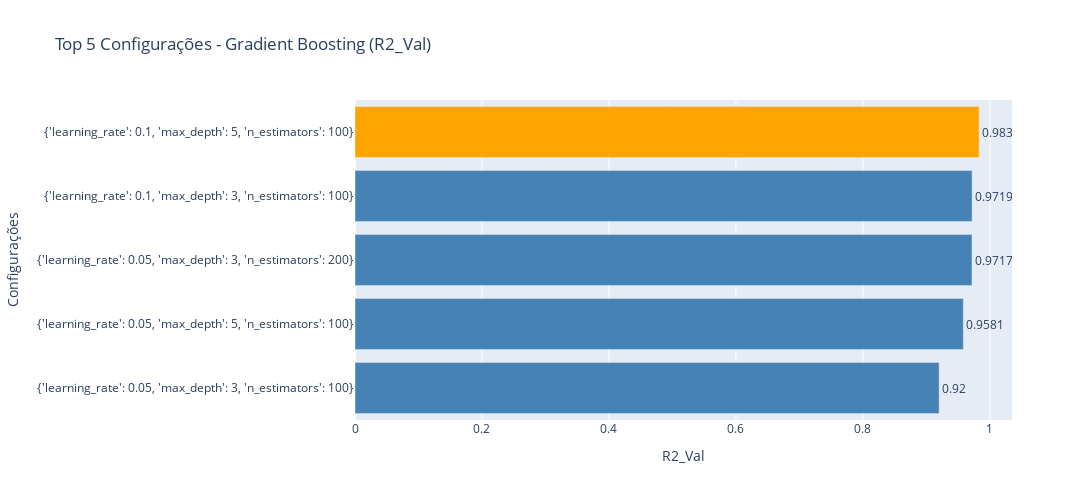
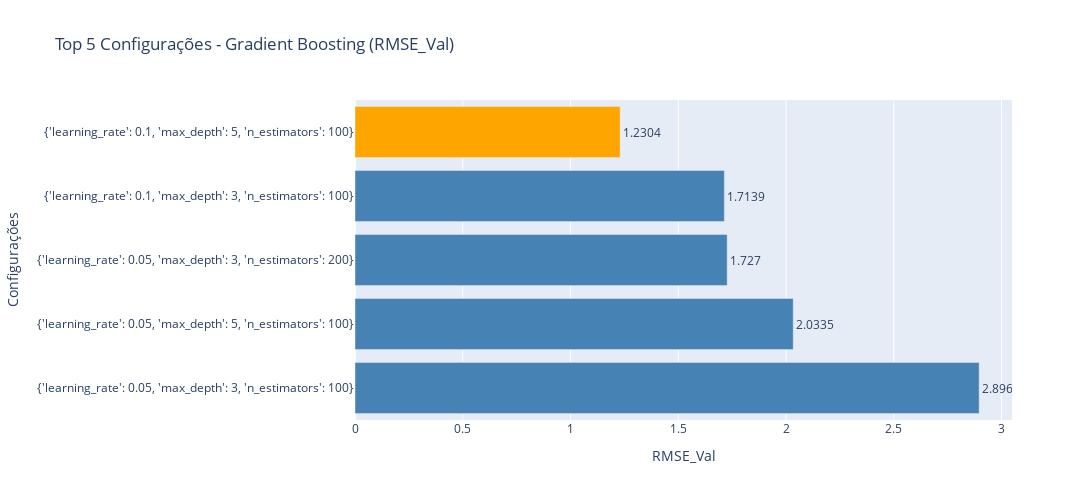
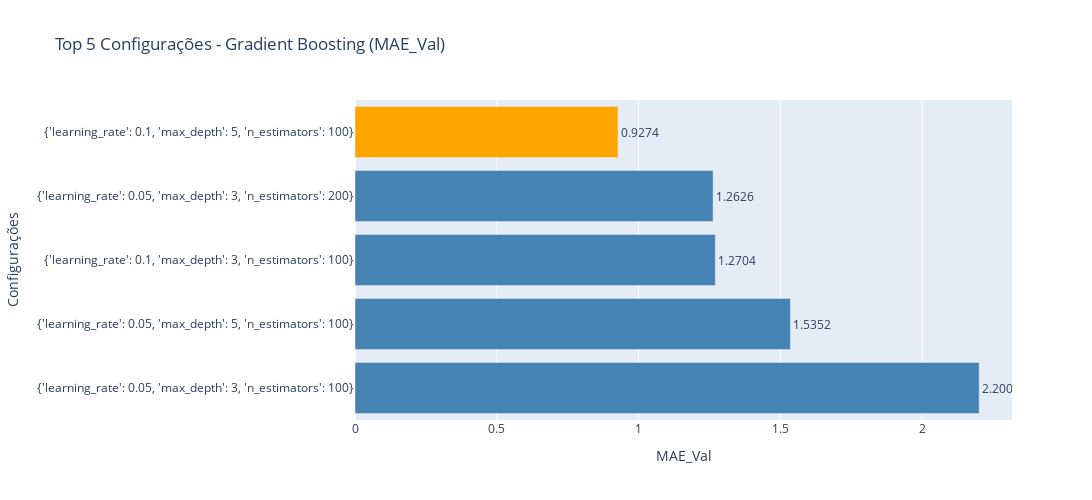

The code cell stored with these charts, in order, in its notebook:
### Code cell
plot_top5_configuracoes_plotly('data/models_results/Gradient Boosting.json', metric='R2_Val')
plot_top5_configuracoes_plotly('data/models_results/Gradient Boosting.json', metric='RMSE_Val')
plot_top5_configuracoes_plotly('data/models_results/Gradient Boosting.json', metric='MAE_Val')

### Figure 1 — Plotly figure (JSON) as saved in the notebook; plotly's stock layout.template omitted (floating-point values rounded to 4 significant figures)
{"data": [{"hovertemplate": "Highlight=Outros<br>R2_Val=%{x}<br>Config_Label=%{y}<br>text=%{text}<extra></extra>", "legendgroup": "Outros", "marker": {"color": "steelblue", "pattern": {"shape": ""}}, "name": "Outros", "orientation": "h", "showlegend": true, "text": [0.92, 0.9581, 0.9717, 0.9719], "textposition": "outside", "type": "bar", "x": [0.92, 0.9581, 0.9717, 0.9719], "xaxis": "x", "y": ["{'learning_rate': 0.05, 'max_depth': 3, 'n_estimators': 100}", "{'learning_rate': 0.05, 'max_depth': 5, 'n_estimators': 100}", "{'learning_rate': 0.05, 'max_depth': 3, 'n_estimators': 200}", "{'learning_rate': 0.1, 'max_depth': 3, 'n_estimators': 100}"], "yaxis": "y"}, {"hovertemplate": "Highlight=Melhor<br>R2_Val=%{x}<br>Config_Label=%{y}<br>text=%{text}<extra></extra>", "legendgroup": "Melhor", "marker": {"color": "orange", "pattern": {"shape": ""}}, "name": "Melhor", "orientation": "h", "showlegend": true, "text": [0.983], "textposition": "outside", "type": "bar", "x": [0.983], "xaxis": "x", "y": ["{'learning_rate': 0.1, 'max_depth': 5, 'n_estimators': 100}"], "yaxis": "y"}], "layout": {"barmode": "relative", "height": 500, "legend": {"title": {"text": "Highlight"}, "tracegroupgap": 0}, "showlegend": false, "title": {"text": "Top 5 Configurações - Gradient Boosting (R2_Val)"}, "width": 1500, "xaxis": {"anchor": "y", "domain": [0, 1], "title": {"text": "R2_Val"}}, "yaxis": {"anchor": "x", "domain": [0, 1], "title": {"text": "Configurações"}}}}

### Figure 2 — Plotly figure (JSON) as saved in the notebook; plotly's stock layout.template omitted (floating-point values rounded to 4 significant figures)
{"data": [{"hovertemplate": "Highlight=Outros<br>RMSE_Val=%{x}<br>Config_Label=%{y}<br>text=%{text}<extra></extra>", "legendgroup": "Outros", "marker": {"color": "steelblue", "pattern": {"shape": ""}}, "name": "Outros", "orientation": "h", "showlegend": true, "text": [2.896, 2.034, 1.727, 1.714], "textposition": "outside", "type": "bar", "x": [2.896, 2.033, 1.727, 1.714], "xaxis": "x", "y": ["{'learning_rate': 0.05, 'max_depth': 3, 'n_estimators': 100}", "{'learning_rate': 0.05, 'max_depth': 5, 'n_estimators': 100}", "{'learning_rate': 0.05, 'max_depth': 3, 'n_estimators': 200}", "{'learning_rate': 0.1, 'max_depth': 3, 'n_estimators': 100}"], "yaxis": "y"}, {"hovertemplate": "Highlight=Melhor<br>RMSE_Val=%{x}<br>Config_Label=%{y}<br>text=%{text}<extra></extra>", "legendgroup": "Melhor", "marker": {"color": "orange", "pattern": {"shape": ""}}, "name": "Melhor", "orientation": "h", "showlegend": true, "text": [1.23], "textposition": "outside", "type": "bar", "x": [1.23], "xaxis": "x", "y": ["{'learning_rate': 0.1, 'max_depth': 5, 'n_estimators': 100}"], "yaxis": "y"}], "layout": {"barmode": "relative", "height": 500, "legend": {"title": {"text": "Highlight"}, "tracegroupgap": 0}, "showlegend": false, "title": {"text": "Top 5 Configurações - Gradient Boosting (RMSE_Val)"}, "width": 1500, "xaxis": {"anchor": "y", "domain": [0, 1], "title": {"text": "RMSE_Val"}}, "yaxis": {"anchor": "x", "domain": [0, 1], "title": {"text": "Configurações"}}}}

### Figure 3 — Plotly figure (JSON) as saved in the notebook; plotly's stock layout.template omitted (floating-point values rounded to 4 significant figures)
{"data": [{"hovertemplate": "Highlight=Outros<br>MAE_Val=%{x}<br>Config_Label=%{y}<br>text=%{text}<extra></extra>", "legendgroup": "Outros", "marker": {"color": "steelblue", "pattern": {"shape": ""}}, "name": "Outros", "orientation": "h", "showlegend": true, "text": [2.201, 1.535, 1.27, 1.263], "textposition": "outside", "type": "bar", "x": [2.201, 1.535, 1.27, 1.263], "xaxis": "x", "y": ["{'learning_rate': 0.05, 'max_depth': 3, 'n_estimators': 100}", "{'learning_rate': 0.05, 'max_depth': 5, 'n_estimators': 100}", "{'learning_rate': 0.1, 'max_depth': 3, 'n_estimators': 100}", "{'learning_rate': 0.05, 'max_depth': 3, 'n_estimators': 200}"], "yaxis": "y"}, {"hovertemplate": "Highlight=Melhor<br>MAE_Val=%{x}<br>Config_Label=%{y}<br>text=%{text}<extra></extra>", "legendgroup": "Melhor", "marker": {"color": "orange", "pattern": {"shape": ""}}, "name": "Melhor", "orientation": "h", "showlegend": true, "text": [0.9274], "textposition": "outside", "type": "bar", "x": [0.9274], "xaxis": "x", "y": ["{'learning_rate': 0.1, 'max_depth': 5, 'n_estimators': 100}"], "yaxis": "y"}], "layout": {"barmode": "relative", "height": 500, "legend": {"title": {"text": "Highlight"}, "tracegroupgap": 0}, "showlegend": false, "title": {"text": "Top 5 Configurações - Gradient Boosting (MAE_Val)"}, "width": 1500, "xaxis": {"anchor": "y", "domain": [0, 1], "title": {"text": "MAE_Val"}}, "yaxis": {"anchor": "x", "domain": [0, 1], "title": {"text": "Configurações"}}}}
